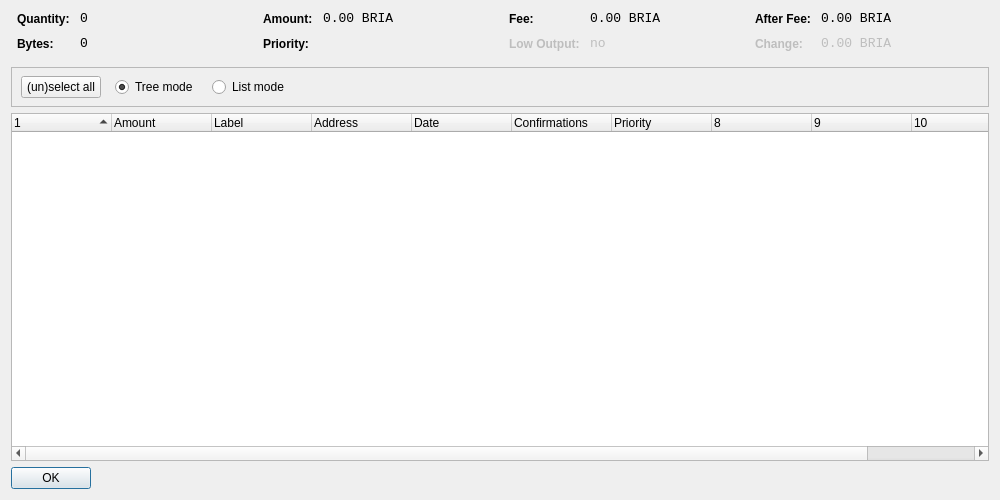
<?xml version="1.0" encoding="UTF-8"?>
<ui version="4.0">
 <class>CoinControlDialog</class>
 <widget class="QDialog" name="CoinControlDialog">
  <property name="geometry">
   <rect>
    <x>0</x>
    <y>0</y>
    <width>1000</width>
    <height>500</height>
   </rect>
  </property>
  <property name="windowTitle">
   <string>Coin Control</string>
  </property>
  <layout class="QVBoxLayout" name="verticalLayout">
   <item>
    <layout class="QHBoxLayout" name="horizontalLayoutTop" stretch="0,0,0,0">
     <property name="topMargin">
      <number>0</number>
     </property>
     <property name="bottomMargin">
      <number>10</number>
     </property>
     <item>
      <layout class="QFormLayout" name="formLayoutCoinControl1">
       <property name="horizontalSpacing">
        <number>10</number>
       </property>
       <property name="verticalSpacing">
        <number>10</number>
       </property>
       <property name="leftMargin">
        <number>6</number>
       </property>
       <property name="rightMargin">
        <number>6</number>
       </property>
       <item row="0" column="0">
        <widget class="QLabel" name="labelCoinControlQuantityText">
         <property name="styleSheet">
          <string notr="true">font-weight:bold;</string>
         </property>
         <property name="text">
          <string>Quantity:</string>
         </property>
        </widget>
       </item>
       <item row="0" column="1">
        <widget class="QLabel" name="labelCoinControlQuantity">
         <property name="font">
          <font>
           <family>Monospace</family>
           <pointsize>10</pointsize>
          </font>
         </property>
         <property name="cursor">
          <cursorShape>IBeamCursor</cursorShape>
         </property>
         <property name="contextMenuPolicy">
          <enum>Qt::ActionsContextMenu</enum>
         </property>
         <property name="text">
          <string notr="true">0</string>
         </property>
         <property name="textInteractionFlags">
          <set>Qt::LinksAccessibleByMouse|Qt::TextSelectableByKeyboard|Qt::TextSelectableByMouse</set>
         </property>
        </widget>
       </item>
       <item row="1" column="0">
        <widget class="QLabel" name="labelCoinControlBytesText">
         <property name="styleSheet">
          <string notr="true">font-weight:bold;</string>
         </property>
         <property name="text">
          <string>Bytes:</string>
         </property>
        </widget>
       </item>
       <item row="1" column="1">
        <widget class="QLabel" name="labelCoinControlBytes">
         <property name="font">
          <font>
           <family>Monospace</family>
           <pointsize>10</pointsize>
          </font>
         </property>
         <property name="cursor">
          <cursorShape>IBeamCursor</cursorShape>
         </property>
         <property name="contextMenuPolicy">
          <enum>Qt::ActionsContextMenu</enum>
         </property>
         <property name="text">
          <string notr="true">0</string>
         </property>
         <property name="textInteractionFlags">
          <set>Qt::LinksAccessibleByMouse|Qt::TextSelectableByKeyboard|Qt::TextSelectableByMouse</set>
         </property>
        </widget>
       </item>
      </layout>
     </item>
     <item>
      <layout class="QFormLayout" name="formLayoutCoinControl2">
       <property name="horizontalSpacing">
        <number>10</number>
       </property>
       <property name="verticalSpacing">
        <number>10</number>
       </property>
       <property name="leftMargin">
        <number>6</number>
       </property>
       <property name="rightMargin">
        <number>6</number>
       </property>
       <item row="0" column="0">
        <widget class="QLabel" name="labelCoinControlAmountText">
         <property name="styleSheet">
          <string notr="true">font-weight:bold;</string>
         </property>
         <property name="text">
          <string>Amount:</string>
         </property>
        </widget>
       </item>
       <item row="0" column="1">
        <widget class="QLabel" name="labelCoinControlAmount">
         <property name="font">
          <font>
           <family>Monospace</family>
           <pointsize>10</pointsize>
          </font>
         </property>
         <property name="cursor">
          <cursorShape>IBeamCursor</cursorShape>
         </property>
         <property name="contextMenuPolicy">
          <enum>Qt::ActionsContextMenu</enum>
         </property>
         <property name="text">
          <string notr="true">0.00 BRIA</string>
         </property>
         <property name="textInteractionFlags">
          <set>Qt::LinksAccessibleByMouse|Qt::TextSelectableByKeyboard|Qt::TextSelectableByMouse</set>
         </property>
        </widget>
       </item>
       <item row="1" column="0">
        <widget class="QLabel" name="labelCoinControlPriorityText">
         <property name="styleSheet">
          <string notr="true">font-weight:bold;</string>
         </property>
         <property name="text">
          <string>Priority:</string>
         </property>
        </widget>
       </item>
       <item row="1" column="1">
        <widget class="QLabel" name="labelCoinControlPriority">
         <property name="font">
          <font>
           <family>Monospace</family>
           <pointsize>10</pointsize>
          </font>
         </property>
         <property name="cursor">
          <cursorShape>IBeamCursor</cursorShape>
         </property>
         <property name="contextMenuPolicy">
          <enum>Qt::ActionsContextMenu</enum>
         </property>
         <property name="text">
          <string/>
         </property>
         <property name="textInteractionFlags">
          <set>Qt::LinksAccessibleByMouse|Qt::TextSelectableByKeyboard|Qt::TextSelectableByMouse</set>
         </property>
        </widget>
       </item>
      </layout>
     </item>
     <item>
      <layout class="QFormLayout" name="formLayoutCoinControl3">
       <property name="horizontalSpacing">
        <number>10</number>
       </property>
       <property name="verticalSpacing">
        <number>10</number>
       </property>
       <property name="leftMargin">
        <number>6</number>
       </property>
       <property name="rightMargin">
        <number>6</number>
       </property>
       <item row="0" column="0">
        <widget class="QLabel" name="labelCoinControlFeeText">
         <property name="styleSheet">
          <string notr="true">font-weight:bold;</string>
         </property>
         <property name="text">
          <string>Fee:</string>
         </property>
        </widget>
       </item>
       <item row="0" column="1">
        <widget class="QLabel" name="labelCoinControlFee">
         <property name="font">
          <font>
           <family>Monospace</family>
           <pointsize>10</pointsize>
          </font>
         </property>
         <property name="cursor">
          <cursorShape>IBeamCursor</cursorShape>
         </property>
         <property name="contextMenuPolicy">
          <enum>Qt::ActionsContextMenu</enum>
         </property>
         <property name="text">
          <string notr="true">0.00 BRIA</string>
         </property>
         <property name="textInteractionFlags">
          <set>Qt::LinksAccessibleByMouse|Qt::TextSelectableByKeyboard|Qt::TextSelectableByMouse</set>
         </property>
        </widget>
       </item>
       <item row="1" column="0">
        <widget class="QLabel" name="labelCoinControlLowOutputText">
         <property name="enabled">
          <bool>false</bool>
         </property>
         <property name="styleSheet">
          <string notr="true">font-weight:bold;</string>
         </property>
         <property name="text">
          <string>Low Output:</string>
         </property>
        </widget>
       </item>
       <item row="1" column="1">
        <widget class="QLabel" name="labelCoinControlLowOutput">
         <property name="enabled">
          <bool>false</bool>
         </property>
         <property name="font">
          <font>
           <family>Monospace</family>
           <pointsize>10</pointsize>
          </font>
         </property>
         <property name="cursor">
          <cursorShape>IBeamCursor</cursorShape>
         </property>
         <property name="contextMenuPolicy">
          <enum>Qt::ActionsContextMenu</enum>
         </property>
         <property name="text">
          <string notr="true">no</string>
         </property>
         <property name="textInteractionFlags">
          <set>Qt::LinksAccessibleByMouse|Qt::TextSelectableByKeyboard|Qt::TextSelectableByMouse</set>
         </property>
        </widget>
       </item>
      </layout>
     </item>
     <item>
      <layout class="QFormLayout" name="formLayoutCoinControl4">
       <property name="horizontalSpacing">
        <number>10</number>
       </property>
       <property name="verticalSpacing">
        <number>10</number>
       </property>
       <property name="leftMargin">
        <number>6</number>
       </property>
       <property name="rightMargin">
        <number>6</number>
       </property>
       <item row="0" column="0">
        <widget class="QLabel" name="labelCoinControlAfterFeeText">
         <property name="styleSheet">
          <string notr="true">font-weight:bold;</string>
         </property>
         <property name="text">
          <string>After Fee:</string>
         </property>
        </widget>
       </item>
       <item row="0" column="1">
        <widget class="QLabel" name="labelCoinControlAfterFee">
         <property name="font">
          <font>
           <family>Monospace</family>
           <pointsize>10</pointsize>
          </font>
         </property>
         <property name="cursor">
          <cursorShape>IBeamCursor</cursorShape>
         </property>
         <property name="contextMenuPolicy">
          <enum>Qt::ActionsContextMenu</enum>
         </property>
         <property name="text">
          <string notr="true">0.00 BRIA</string>
         </property>
         <property name="textInteractionFlags">
          <set>Qt::LinksAccessibleByMouse|Qt::TextSelectableByKeyboard|Qt::TextSelectableByMouse</set>
         </property>
        </widget>
       </item>
       <item row="1" column="0">
        <widget class="QLabel" name="labelCoinControlChangeText">
         <property name="enabled">
          <bool>false</bool>
         </property>
         <property name="styleSheet">
          <string notr="true">font-weight:bold;</string>
         </property>
         <property name="text">
          <string>Change:</string>
         </property>
        </widget>
       </item>
       <item row="1" column="1">
        <widget class="QLabel" name="labelCoinControlChange">
         <property name="enabled">
          <bool>false</bool>
         </property>
         <property name="font">
          <font>
           <family>Monospace</family>
           <pointsize>10</pointsize>
          </font>
         </property>
         <property name="cursor">
          <cursorShape>IBeamCursor</cursorShape>
         </property>
         <property name="contextMenuPolicy">
          <enum>Qt::ActionsContextMenu</enum>
         </property>
         <property name="text">
          <string notr="true">0.00 BRIA</string>
         </property>
         <property name="textInteractionFlags">
          <set>Qt::LinksAccessibleByMouse|Qt::TextSelectableByKeyboard|Qt::TextSelectableByMouse</set>
         </property>
        </widget>
       </item>
      </layout>
     </item>
    </layout>
   </item>
   <item>
    <widget class="QFrame" name="frame">
     <property name="minimumSize">
      <size>
       <width>0</width>
       <height>40</height>
      </size>
     </property>
     <property name="frameShape">
      <enum>QFrame::StyledPanel</enum>
     </property>
     <property name="frameBria">
      <enum>QFrame::Sunken</enum>
     </property>
     <widget class="QWidget" name="horizontalLayoutWidget">
      <property name="geometry">
       <rect>
        <x>10</x>
        <y>0</y>
        <width>781</width>
        <height>41</height>
       </rect>
      </property>
      <layout class="QHBoxLayout" name="horizontalLayoutPanel" stretch="0,0,0,0,0">
       <property name="spacing">
        <number>14</number>
       </property>
       <item>
        <widget class="QPushButton" name="pushButtonSelectAll">
         <property name="sizePolicy">
          <sizepolicy hsizetype="Maximum" vsizetype="Fixed">
           <horstretch>0</horstretch>
           <verstretch>0</verstretch>
          </sizepolicy>
         </property>
         <property name="text">
          <string>(un)select all</string>
         </property>
        </widget>
       </item>
       <item>
        <widget class="QRadioButton" name="radioTreeMode">
         <property name="sizePolicy">
          <sizepolicy hsizetype="Maximum" vsizetype="Fixed">
           <horstretch>0</horstretch>
           <verstretch>0</verstretch>
          </sizepolicy>
         </property>
         <property name="text">
          <string>Tree mode</string>
         </property>
         <property name="checked">
          <bool>true</bool>
         </property>
        </widget>
       </item>
       <item>
        <widget class="QRadioButton" name="radioListMode">
         <property name="sizePolicy">
          <sizepolicy hsizetype="Maximum" vsizetype="Fixed">
           <horstretch>0</horstretch>
           <verstretch>0</verstretch>
          </sizepolicy>
         </property>
         <property name="text">
          <string>List mode</string>
         </property>
        </widget>
       </item>
       <item>
        <spacer name="horizontalSpacer">
         <property name="orientation">
          <enum>Qt::Horizontal</enum>
         </property>
         <property name="sizeHint" stdset="0">
          <size>
           <width>40</width>
           <height>20</height>
          </size>
         </property>
        </spacer>
       </item>
      </layout>
     </widget>
    </widget>
   </item>
   <item>
    <widget class="CoinControlTreeWidget" name="treeWidget">
     <property name="contextMenuPolicy">
      <enum>Qt::CustomContextMenu</enum>
     </property>
     <property name="sortingEnabled">
      <bool>false</bool>
     </property>
     <property name="columnCount">
      <number>11</number>
     </property>
     <attribute name="headerShowSortIndicator" stdset="0">
      <bool>true</bool>
     </attribute>
     <attribute name="headerStretchLastSection">
      <bool>false</bool>
     </attribute>
     <column>
      <property name="text">
       <string/>
      </property>
     </column>
     <column>
      <property name="text">
       <string>Amount</string>
      </property>
     </column>
     <column>
      <property name="text">
       <string>Label</string>
      </property>
     </column>
     <column>
      <property name="text">
       <string>Address</string>
      </property>
     </column>
     <column>
      <property name="text">
       <string>Date</string>
      </property>
     </column>
     <column>
      <property name="text">
       <string>Confirmations</string>
      </property>
      <property name="toolTip">
       <string>Confirmed</string>
      </property>
     </column>
     <column>
      <property name="text">
       <string>Priority</string>
      </property>
     </column>
     <column>
      <property name="text">
       <string/>
      </property>
     </column>
     <column>
      <property name="text">
       <string/>
      </property>
     </column>
     <column>
      <property name="text">
       <string/>
      </property>
     </column>
     <column>
      <property name="text">
       <string/>
      </property>
     </column>
    </widget>
   </item>
   <item>
    <widget class="QDialogButtonBox" name="buttonBox">
     <property name="sizePolicy">
      <sizepolicy hsizetype="Maximum" vsizetype="Fixed">
       <horstretch>0</horstretch>
       <verstretch>0</verstretch>
      </sizepolicy>
     </property>
     <property name="orientation">
      <enum>Qt::Horizontal</enum>
     </property>
     <property name="standardButtons">
      <set>QDialogButtonBox::Ok</set>
     </property>
    </widget>
   </item>
  </layout>
 </widget>
 <customwidgets>
  <customwidget>
   <class>CoinControlTreeWidget</class>
   <extends>QTreeWidget</extends>
   <header>coincontroltreewidget.h</header>
  </customwidget>
 </customwidgets>
 <resources/>
 <connections/>
</ui>
